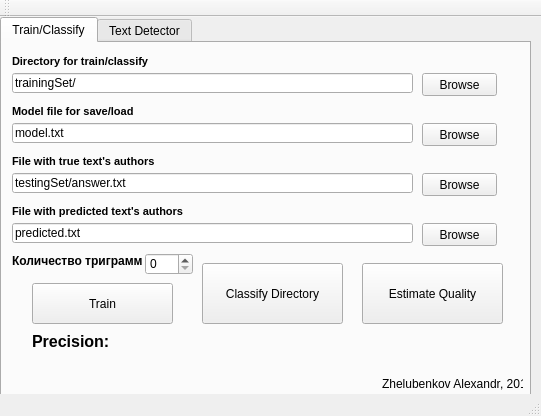
<?xml version="1.0" encoding="UTF-8"?>
<ui version="4.0">
 <class>author_detectorClass</class>
 <widget class="QMainWindow" name="author_detectorClass">
  <property name="geometry">
   <rect>
    <x>0</x>
    <y>0</y>
    <width>541</width>
    <height>416</height>
   </rect>
  </property>
  <property name="windowTitle">
   <string>author_detector</string>
  </property>
  <widget class="QWidget" name="centralWidget">
   <widget class="QTabWidget" name="tabWidget">
    <property name="geometry">
     <rect>
      <x>0</x>
      <y>0</y>
      <width>531</width>
      <height>381</height>
     </rect>
    </property>
    <property name="autoFillBackground">
     <bool>false</bool>
    </property>
    <property name="currentIndex">
     <number>0</number>
    </property>
    <widget class="QWidget" name="tab">
     <attribute name="title">
      <string>Train/Classify</string>
     </attribute>
     <widget class="QPushButton" name="browseDirButton">
      <property name="geometry">
       <rect>
        <x>420</x>
        <y>30</y>
        <width>75</width>
        <height>23</height>
       </rect>
      </property>
      <property name="text">
       <string>Browse</string>
      </property>
     </widget>
     <widget class="QLabel" name="label">
      <property name="geometry">
       <rect>
        <x>10</x>
        <y>10</y>
        <width>161</width>
        <height>16</height>
       </rect>
      </property>
      <property name="font">
       <font>
        <pointsize>8</pointsize>
        <weight>75</weight>
        <bold>true</bold>
       </font>
      </property>
      <property name="text">
       <string>Directory for train/classify</string>
      </property>
     </widget>
     <widget class="QPushButton" name="classifyButton">
      <property name="geometry">
       <rect>
        <x>200</x>
        <y>220</y>
        <width>141</width>
        <height>61</height>
       </rect>
      </property>
      <property name="text">
       <string>Classify Directory</string>
      </property>
     </widget>
     <widget class="QPushButton" name="trainButton">
      <property name="geometry">
       <rect>
        <x>30</x>
        <y>240</y>
        <width>141</width>
        <height>41</height>
       </rect>
      </property>
      <property name="text">
       <string>Train</string>
      </property>
     </widget>
     <widget class="QLineEdit" name="dirLineEdit">
      <property name="geometry">
       <rect>
        <x>10</x>
        <y>30</y>
        <width>401</width>
        <height>20</height>
       </rect>
      </property>
      <property name="text">
       <string>trainingSet/</string>
      </property>
     </widget>
     <widget class="QLabel" name="label_3">
      <property name="geometry">
       <rect>
        <x>10</x>
        <y>60</y>
        <width>161</width>
        <height>16</height>
       </rect>
      </property>
      <property name="font">
       <font>
        <pointsize>8</pointsize>
        <weight>75</weight>
        <bold>true</bold>
       </font>
      </property>
      <property name="text">
       <string>Model file for save/load</string>
      </property>
     </widget>
     <widget class="QLineEdit" name="modelLineEdit">
      <property name="geometry">
       <rect>
        <x>10</x>
        <y>80</y>
        <width>401</width>
        <height>20</height>
       </rect>
      </property>
      <property name="text">
       <string>model.txt</string>
      </property>
     </widget>
     <widget class="QPushButton" name="browseModelFileButton">
      <property name="geometry">
       <rect>
        <x>420</x>
        <y>80</y>
        <width>75</width>
        <height>23</height>
       </rect>
      </property>
      <property name="text">
       <string>Browse</string>
      </property>
     </widget>
     <widget class="QLabel" name="label_4">
      <property name="geometry">
       <rect>
        <x>10</x>
        <y>110</y>
        <width>161</width>
        <height>16</height>
       </rect>
      </property>
      <property name="font">
       <font>
        <pointsize>8</pointsize>
        <weight>75</weight>
        <bold>true</bold>
       </font>
      </property>
      <property name="text">
       <string>File with true text's authors</string>
      </property>
     </widget>
     <widget class="QLineEdit" name="trueLineEdit">
      <property name="geometry">
       <rect>
        <x>10</x>
        <y>130</y>
        <width>401</width>
        <height>20</height>
       </rect>
      </property>
      <property name="text">
       <string>testingSet/answer.txt</string>
      </property>
     </widget>
     <widget class="QPushButton" name="browseTrueFile">
      <property name="geometry">
       <rect>
        <x>420</x>
        <y>130</y>
        <width>75</width>
        <height>23</height>
       </rect>
      </property>
      <property name="text">
       <string>Browse</string>
      </property>
     </widget>
     <widget class="QLabel" name="label_5">
      <property name="geometry">
       <rect>
        <x>10</x>
        <y>160</y>
        <width>201</width>
        <height>16</height>
       </rect>
      </property>
      <property name="font">
       <font>
        <pointsize>8</pointsize>
        <weight>75</weight>
        <bold>true</bold>
       </font>
      </property>
      <property name="text">
       <string>File with predicted text's authors</string>
      </property>
     </widget>
     <widget class="QLineEdit" name="predictedLineEdit">
      <property name="geometry">
       <rect>
        <x>10</x>
        <y>180</y>
        <width>401</width>
        <height>20</height>
       </rect>
      </property>
      <property name="text">
       <string>predicted.txt</string>
      </property>
     </widget>
     <widget class="QPushButton" name="browsePredictedFile">
      <property name="geometry">
       <rect>
        <x>420</x>
        <y>180</y>
        <width>75</width>
        <height>23</height>
       </rect>
      </property>
      <property name="text">
       <string>Browse</string>
      </property>
     </widget>
     <widget class="QPushButton" name="estimateButton">
      <property name="geometry">
       <rect>
        <x>360</x>
        <y>220</y>
        <width>141</width>
        <height>61</height>
       </rect>
      </property>
      <property name="text">
       <string>Estimate Quality</string>
      </property>
     </widget>
     <widget class="QLabel" name="label_2">
      <property name="geometry">
       <rect>
        <x>30</x>
        <y>290</y>
        <width>91</width>
        <height>16</height>
       </rect>
      </property>
      <property name="font">
       <font>
        <pointsize>12</pointsize>
        <weight>75</weight>
        <bold>true</bold>
       </font>
      </property>
      <property name="text">
       <string>Precision:</string>
      </property>
     </widget>
     <widget class="QLabel" name="label_6">
      <property name="geometry">
       <rect>
        <x>140</x>
        <y>290</y>
        <width>171</width>
        <height>16</height>
       </rect>
      </property>
      <property name="font">
       <font>
        <pointsize>12</pointsize>
        <weight>75</weight>
        <bold>true</bold>
       </font>
      </property>
      <property name="text">
       <string/>
      </property>
     </widget>
     <widget class="QLabel" name="label_7">
      <property name="geometry">
       <rect>
        <x>380</x>
        <y>330</y>
        <width>141</width>
        <height>21</height>
       </rect>
      </property>
      <property name="font">
       <font>
        <weight>50</weight>
        <bold>false</bold>
       </font>
      </property>
      <property name="text">
       <string>Zhelubenkov Alexandr, 2013</string>
      </property>
     </widget>
     <widget class="QSpinBox" name="spinBox">
      <property name="geometry">
       <rect>
        <x>143</x>
        <y>210</y>
        <width>48</width>
        <height>22</height>
       </rect>
      </property>
      <property name="maximum">
       <number>1000</number>
      </property>
     </widget>
     <widget class="QLabel" name="label_13">
      <property name="geometry">
       <rect>
        <x>10</x>
        <y>210</y>
        <width>131</width>
        <height>16</height>
       </rect>
      </property>
      <property name="font">
       <font>
        <weight>75</weight>
        <bold>true</bold>
       </font>
      </property>
      <property name="text">
       <string>Количество триграмм</string>
      </property>
     </widget>
    </widget>
    <widget class="QWidget" name="tab_2">
     <attribute name="title">
      <string>Text Detector</string>
     </attribute>
     <widget class="QLabel" name="label_8">
      <property name="geometry">
       <rect>
        <x>10</x>
        <y>10</y>
        <width>161</width>
        <height>16</height>
       </rect>
      </property>
      <property name="font">
       <font>
        <pointsize>8</pointsize>
        <weight>75</weight>
        <bold>true</bold>
       </font>
      </property>
      <property name="text">
       <string>Model file</string>
      </property>
     </widget>
     <widget class="QPushButton" name="browseModelFileButton_2">
      <property name="geometry">
       <rect>
        <x>420</x>
        <y>30</y>
        <width>75</width>
        <height>23</height>
       </rect>
      </property>
      <property name="text">
       <string>Browse</string>
      </property>
     </widget>
     <widget class="QLineEdit" name="modelLineEdit_2">
      <property name="geometry">
       <rect>
        <x>10</x>
        <y>30</y>
        <width>401</width>
        <height>20</height>
       </rect>
      </property>
      <property name="text">
       <string>model.txt</string>
      </property>
     </widget>
     <widget class="QLabel" name="label_9">
      <property name="geometry">
       <rect>
        <x>10</x>
        <y>60</y>
        <width>161</width>
        <height>16</height>
       </rect>
      </property>
      <property name="font">
       <font>
        <pointsize>8</pointsize>
        <weight>75</weight>
        <bold>true</bold>
       </font>
      </property>
      <property name="text">
       <string>File with text for prediction</string>
      </property>
     </widget>
     <widget class="QPushButton" name="browseTextFile">
      <property name="geometry">
       <rect>
        <x>420</x>
        <y>80</y>
        <width>75</width>
        <height>23</height>
       </rect>
      </property>
      <property name="text">
       <string>Browse</string>
      </property>
     </widget>
     <widget class="QLineEdit" name="textLineEdit">
      <property name="geometry">
       <rect>
        <x>10</x>
        <y>80</y>
        <width>401</width>
        <height>20</height>
       </rect>
      </property>
      <property name="text">
       <string/>
      </property>
     </widget>
     <widget class="QTextEdit" name="textEdit">
      <property name="geometry">
       <rect>
        <x>10</x>
        <y>110</y>
        <width>401</width>
        <height>171</height>
       </rect>
      </property>
      <property name="styleSheet">
       <string notr="true">background-color: rgb(251, 255, 201);</string>
      </property>
      <property name="readOnly">
       <bool>true</bool>
      </property>
     </widget>
     <widget class="QPushButton" name="predictButton">
      <property name="geometry">
       <rect>
        <x>420</x>
        <y>130</y>
        <width>75</width>
        <height>121</height>
       </rect>
      </property>
      <property name="text">
       <string>Predict</string>
      </property>
     </widget>
     <widget class="QLabel" name="label_10">
      <property name="geometry">
       <rect>
        <x>20</x>
        <y>300</y>
        <width>91</width>
        <height>16</height>
       </rect>
      </property>
      <property name="font">
       <font>
        <pointsize>12</pointsize>
        <weight>75</weight>
        <bold>true</bold>
       </font>
      </property>
      <property name="text">
       <string>Author:</string>
      </property>
     </widget>
     <widget class="QLabel" name="label_11">
      <property name="geometry">
       <rect>
        <x>130</x>
        <y>300</y>
        <width>171</width>
        <height>16</height>
       </rect>
      </property>
      <property name="font">
       <font>
        <pointsize>12</pointsize>
        <weight>75</weight>
        <bold>true</bold>
       </font>
      </property>
      <property name="text">
       <string/>
      </property>
     </widget>
     <widget class="QLabel" name="label_12">
      <property name="geometry">
       <rect>
        <x>380</x>
        <y>330</y>
        <width>141</width>
        <height>21</height>
       </rect>
      </property>
      <property name="font">
       <font>
        <weight>50</weight>
        <bold>false</bold>
       </font>
      </property>
      <property name="text">
       <string>Zhelubenkov Alexandr, 2013</string>
      </property>
     </widget>
    </widget>
   </widget>
  </widget>
  <widget class="QToolBar" name="mainToolBar">
   <attribute name="toolBarArea">
    <enum>TopToolBarArea</enum>
   </attribute>
   <attribute name="toolBarBreak">
    <bool>false</bool>
   </attribute>
  </widget>
  <widget class="QStatusBar" name="statusBar"/>
 </widget>
 <layoutdefault spacing="6" margin="11"/>
 <resources>
  <include location="author_detector.qrc"/>
 </resources>
 <connections>
  <connection>
   <sender>browseDirButton</sender>
   <signal>clicked()</signal>
   <receiver>author_detectorClass</receiver>
   <slot>onDirBrowse()</slot>
   <hints>
    <hint type="sourcelabel">
     <x>469</x>
     <y>96</y>
    </hint>
    <hint type="destinationlabel">
     <x>299</x>
     <y>199</y>
    </hint>
   </hints>
  </connection>
  <connection>
   <sender>browseModelFileButton</sender>
   <signal>clicked()</signal>
   <receiver>author_detectorClass</receiver>
   <slot>onModelFileBrowse()</slot>
   <hints>
    <hint type="sourcelabel">
     <x>469</x>
     <y>146</y>
    </hint>
    <hint type="destinationlabel">
     <x>299</x>
     <y>199</y>
    </hint>
   </hints>
  </connection>
  <connection>
   <sender>browseTrueFile</sender>
   <signal>clicked()</signal>
   <receiver>author_detectorClass</receiver>
   <slot>onTrueFileBrowse()</slot>
   <hints>
    <hint type="sourcelabel">
     <x>469</x>
     <y>196</y>
    </hint>
    <hint type="destinationlabel">
     <x>299</x>
     <y>199</y>
    </hint>
   </hints>
  </connection>
  <connection>
   <sender>browsePredictedFile</sender>
   <signal>clicked()</signal>
   <receiver>author_detectorClass</receiver>
   <slot>onPredictedFileBrowse()</slot>
   <hints>
    <hint type="sourcelabel">
     <x>469</x>
     <y>246</y>
    </hint>
    <hint type="destinationlabel">
     <x>299</x>
     <y>199</y>
    </hint>
   </hints>
  </connection>
  <connection>
   <sender>trainButton</sender>
   <signal>clicked()</signal>
   <receiver>author_detectorClass</receiver>
   <slot>onTrain()</slot>
   <hints>
    <hint type="sourcelabel">
     <x>92</x>
     <y>274</y>
    </hint>
    <hint type="destinationlabel">
     <x>280</x>
     <y>199</y>
    </hint>
   </hints>
  </connection>
  <connection>
   <sender>classifyButton</sender>
   <signal>clicked()</signal>
   <receiver>author_detectorClass</receiver>
   <slot>onClassify()</slot>
   <hints>
    <hint type="sourcelabel">
     <x>262</x>
     <y>274</y>
    </hint>
    <hint type="destinationlabel">
     <x>280</x>
     <y>199</y>
    </hint>
   </hints>
  </connection>
  <connection>
   <sender>estimateButton</sender>
   <signal>clicked()</signal>
   <receiver>author_detectorClass</receiver>
   <slot>onEstimate()</slot>
   <hints>
    <hint type="sourcelabel">
     <x>422</x>
     <y>274</y>
    </hint>
    <hint type="destinationlabel">
     <x>281</x>
     <y>199</y>
    </hint>
   </hints>
  </connection>
  <connection>
   <sender>browseModelFileButton_2</sender>
   <signal>clicked()</signal>
   <receiver>author_detectorClass</receiver>
   <slot>onModelFileBrowse2()</slot>
   <hints>
    <hint type="sourcelabel">
     <x>459</x>
     <y>75</y>
    </hint>
    <hint type="destinationlabel">
     <x>284</x>
     <y>199</y>
    </hint>
   </hints>
  </connection>
  <connection>
   <sender>browseTextFile</sender>
   <signal>clicked()</signal>
   <receiver>author_detectorClass</receiver>
   <slot>onTextFileBrowse()</slot>
   <hints>
    <hint type="sourcelabel">
     <x>459</x>
     <y>125</y>
    </hint>
    <hint type="destinationlabel">
     <x>284</x>
     <y>199</y>
    </hint>
   </hints>
  </connection>
  <connection>
   <sender>predictButton</sender>
   <signal>clicked()</signal>
   <receiver>author_detectorClass</receiver>
   <slot>onPredict()</slot>
   <hints>
    <hint type="sourcelabel">
     <x>467</x>
     <y>224</y>
    </hint>
    <hint type="destinationlabel">
     <x>284</x>
     <y>199</y>
    </hint>
   </hints>
  </connection>
 </connections>
 <slots>
  <slot>onSave()</slot>
  <slot>onModelFileBrowse2()</slot>
  <slot>onDirBrowse()</slot>
  <slot>onModelFileBrowse()</slot>
  <slot>onTrueFileBrowse()</slot>
  <slot>onPredictedFileBrowse()</slot>
  <slot>onTrain()</slot>
  <slot>onClassify()</slot>
  <slot>onEstimate()</slot>
  <slot>onTextFileBrowse()</slot>
  <slot>onPredict()</slot>
 </slots>
</ui>
